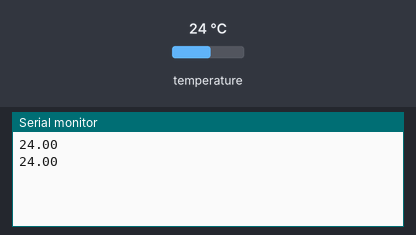
The sketch below on a simulated ESP32. On the bench: the last lines printed to the serial monitor. Inputs (shaded band) come from the test bench; at power-on: temperature 24 °C.

Above: at 2.8 s.
2.9 s: temperature set to 12 °C
At 3.9 s:
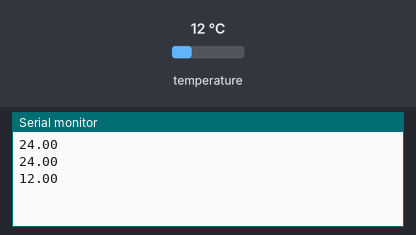
4.6 s: temperature set to 19 °C
At 6.5 s:
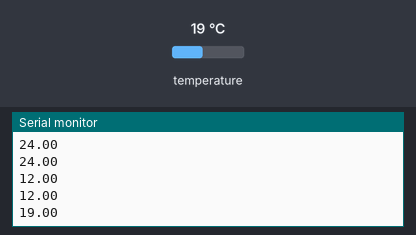
Timing chart, 0 to 8.0 s (numbered marks = the images above; inputs shaded):
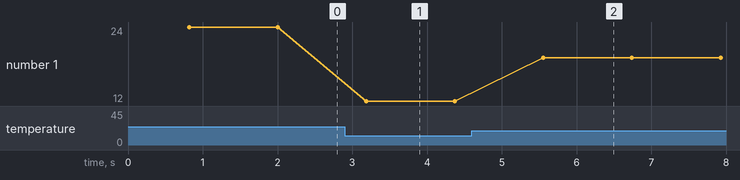

The sketch:

Soil_Temp.ino
```cpp
#include <OneWire.h>

OneWire SoilTempDevice(10);

byte SPdata[12];
byte TempDeviceAddr[8];
unsigned long hour = 3600*1000UL;

void setup(void) {
  Serial.begin(9600);
}

void loop() {
  CheckSoilTempDevice();
  float celsius = GetSoilTemp();
  Serial.println(celsius);
  CheckSoilTempDevice();
  SoilTempDevice.depower();
  delay(100);
}

void CheckSoilTempDevice()
{
  byte i;

  // Checks for device by searching for address
  // Device address sent to TempDeviceAddr
  // If statement begins if search returns false or
  // no other devices present
  if ( !SoilTempDevice.search(TempDeviceAddr)) {
    SoilTempDevice.reset_search();
    delay(250);
    return;
  }

  // Mandatory CRC check that the address is valid and the device is
  // functioning correctly
  if (OneWire::crc8(TempDeviceAddr, 7) != TempDeviceAddr[7]) {
      return;
  }

  // Starts a temperature conversion by sending the appropriate
  // command
  SoilTempDevice.reset();
  SoilTempDevice.select(TempDeviceAddr);
  SoilTempDevice.write(0x44, 0); // start conversion
  delay(800); // appropriate delay for conversion process
  // 750 ms conversion time
}

float GetSoilTemp()
{
  byte i;
  float temp;

  SoilTempDevice.reset();
  SoilTempDevice.select(TempDeviceAddr);
  SoilTempDevice.write(0xBE);   // Read Scratchpad where temp is stored

  for ( i = 0; i < 9; i++) {           // we need 9 bytes
    SPdata[i] = SoilTempDevice.read();
  }


  // Mandatory CRC check that the Scratchpad data is valid
  // Returns 1000 temperature if something failed
  if (OneWire::crc8(SPdata, 8) != SPdata[8]) {
    return 1000;
  }

  int16_t raw = (SPdata[1] << 8) | SPdata[0]; // Temp data is stored in first 2 bits of data[1]

  byte cfg = (SPdata[4] & 0x60);
  // at lower res, the low bits are undefined, so let's zero them
    if (cfg == 0x00) raw = raw & ~7;  // 9 bit resolution, 93.75 ms
    else if (cfg == 0x20) raw = raw & ~3; // 10 bit res, 187.5 ms
    else if (cfg == 0x40) raw = raw & ~1; // 11 bit res, 375 ms
    //// default is 12 bit resolution, 750 ms conversion time

  temp = (float)raw / 16.0;
  return temp;
}
```

Measured:
- after the input at 2.9 s, the serial monitor: prints a new line after 0.29 s (image 1)
- after the input at 4.6 s, the serial monitor: prints a new line after 0.96 s (image 2)
- plotted number 1: 24 → 12 after the input at 2.9 s, 12 → 19 after the input at 4.6 s
